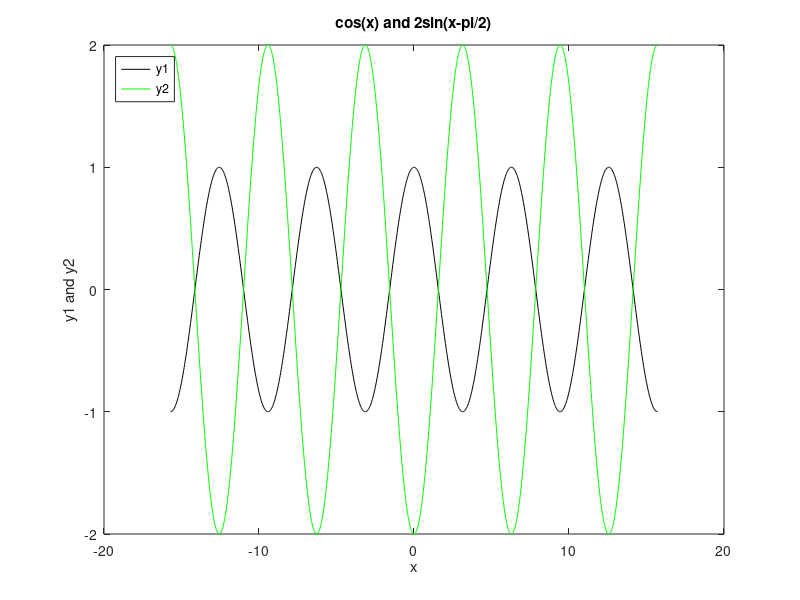

This chart was generated by the following MATLAB code: (Note: this script raises an error after producing the figure.)
%Warmup Problem
% Initialize variables
x = linspace(-5*pi, 5*pi, 1000);
y1 = cos(x);
y2 = 2 * sin(x - pi/2);

% Plot the graph with corresponding axis and labels
plot(x, y1, 'k', x, y2, 'g')
ylabel('y1 and y2')
xlabel('x')
title('cos(x) and 2sin(x-pi/2)')
legend('y1', 'y2', 'Location', 'NorthWest')


% Application Problem
% Initialize variables
beforeRevolt = load('CO2_Pre-IR.txt');
afterRevolt = load('CO2_Post-IR.txt');

% Initialize calculation variables
meanBefore = mean(beforeRevolt);
stdBefore = std(beforeRevolt);
maxBefore = max(beforeRevolt);
minBefore = min(beforeRevolt);
meanAfter = mean(afterRevolt);
stdAfter = std(afterRevolt);
maxAfter = max(afterRevolt);
minAfter = min(afterRevolt);

% Output calculations
fprintf('The mean, standard deviation, maximum, and minimum of CO2 levels before the Industrial Revolution are %.2f ppm, %.2f ppm, %.2f ppm, and %.2f ppm, respectively. \n', meanBefore, stdBefore, maxBefore, minBefore)
fprintf('The mean, standard deviation, maximum, and minimum of CO2 levels after the Industrial Revolution are %.2f ppm, %.2f ppm, %.2f ppm, and %.2f ppm, respectively. \n', meanAfter, stdAfter, maxAfter, minAfter)


